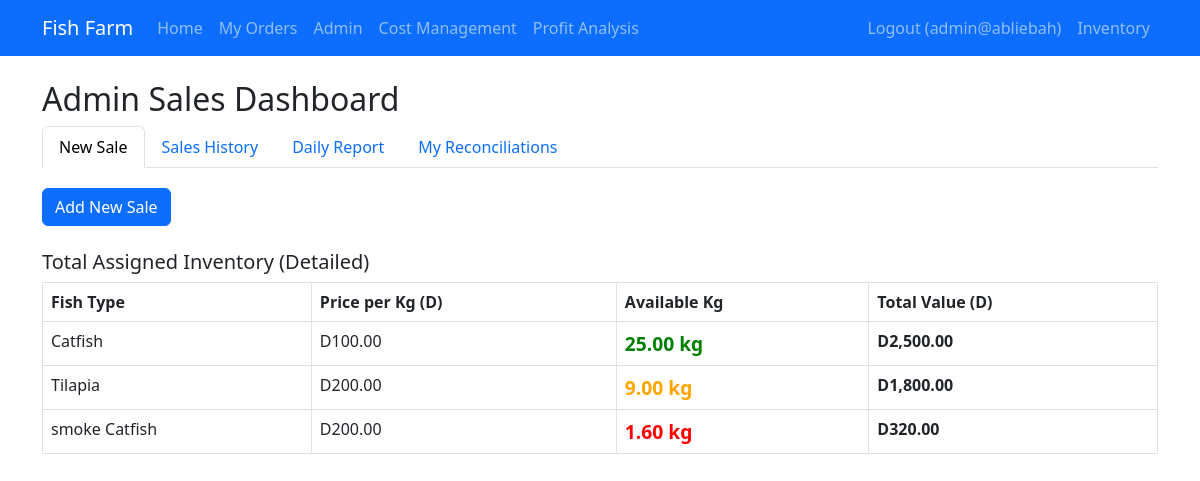
Page /employee_sales.php (signed in) on the committed database.
### tables this page shows
CREATE TABLE `inventory` (
  `id` int(11) NOT NULL,
  `fish_type_id` int(11) NOT NULL,
  `quantity_kg` decimal(10,2) NOT NULL,
  `last_updated` timestamp NOT NULL DEFAULT current_timestamp() ON UPDATE current_timestamp()
);

CREATE TABLE `fish_types` (
  `id` int(11) NOT NULL,
  `name` varchar(50) NOT NULL,
  `description` text DEFAULT NULL,
  `price_per_kg` decimal(10,2) NOT NULL,
  `image_path` varchar(255) DEFAULT NULL
);

### auth.php (called while the page is built, shortened)
<?php
function isLoggedIn()
{
    return isset($_SESSION['user_id']);
}
function isAdmin()
{
    return isLoggedIn() && $_SESSION['role'] === 'admin';
}

### employee_sales.php (the view, shortened to what this page needs)
<?php
require_once 'auth.php';
require_once 'functions.php';
if (isAdmin()) {
    $assignedInventory = $pdo->prepare("
        SELECT ft.id, ft.name, ft.price_per_kg, i.quantity_kg as available_kg
        FROM fish_types ft
        JOIN inventory i ON ft.id = i.fish_type_id
    ");
    $assignedInventory->execute();
}
$fishTypes = $assignedInventory->fetchAll();
include 'navbar.php';
?>
<!DOCTYPE html>
<html lang="en">
<head>
    <link href="https://cdn.jsdelivr.net/npm/bootstrap@5.3.0/dist/css/bootstrap.min.css" rel="stylesheet">
</head>
<body>
    <div class="container mt-4">
        <h2><?= isAdmin() ? 'Admin' : 'Employee' ?> Sales Dashboard</h2>
        <ul class="nav nav-tabs" id="employeeTabs" role="tablist">
            <li class="nav-item" role="presentation">
                <button class="nav-link active" id="new-sale-tab" data-bs-toggle="tab" data-bs-target="#new-sale" type="button" role="tab">New Sale</button>
            </li>
            <li class="nav-item" role="presentation">
                <button class="nav-link" id="sales-tab" data-bs-toggle="tab" data-bs-target="#sales" type="button" role="tab">Sales History</button>
            </li>
            <li class="nav-item" role="presentation">
                <button class="nav-link" id="daily-report-tab" data-bs-toggle="tab" data-bs-target="#daily-report" type="button" role="tab">Daily Report</button>
            </li>
            <li class="nav-item" role="presentation">
                <button class="nav-link" id="reconciliation-tab" data-bs-toggle="tab" data-bs-target="#reconciliation" type="button" role="tab">My Reconciliations</button>
            </li>
        </ul>
        <div class="tab-content" id="employeeTabsContent">
            <div class="tab-pane fade show active" id="new-sale" role="tabpanel">
                <button type="button" class="btn btn-primary" data-bs-toggle="modal" data-bs-target="#salesModal">
                    Add New Sale
                </button>
                <div class="mt-4">
                    <h5>Total Assigned Inventory (Detailed)</h5>
                    <table class="table table-bordered">
                        <thead>
                            <tr>
                                <th>Fish Type</th>
                                <th>Price per Kg (D)</th>
                                <th>Available Kg</th>
                                <th>Total Value (D)</th>
                            </tr>
                        </thead>
                        <tbody>
                            <?php foreach ($fishTypes as $fish): ?>
                                <tr>
                                    <td><?= htmlspecialchars($fish['name']) ?></td>
                                    <td>D<?= number_format($fish['price_per_kg'], 2) ?></td>
                                    <td>
                                        <strong>
                                            <span style="font-size: 1.2rem; color: <?= $fish['available_kg'] > 10 ? 'green' : ($fish['available_kg'] > 5 ? 'orange' : 'red') ?>;">
                                                <?= number_format($fish['available_kg'], 2) ?> kg
                                            </span>
                                        </strong>
                                    </td>
                                    <td><strong>D<?= number_format($fish['price_per_kg'] * $fish['available_kg'], 2) ?></strong></td>
                                </tr>
                            <?php endforeach; ?>
                        </tbody>
                    </table>
                </div>
            </div>
</body>
</html>

### employee_sales.php (style rules this page uses)
.tab-content { padding: 20px 0; }

### rows in the picture
inventory: fish_type.name "Catfish", fish_type.price_per_kg "100.00", quantity_kg "25.00", $fish['price_per_kg'] * $fish['available_kg'] "2,500.00"
inventory: fish_type.name "Tilapia", fish_type.price_per_kg "200.00", quantity_kg "9.00", $fish['price_per_kg'] * $fish['available_kg'] "1,800.00"
inventory: fish_type.name "smoke Catfish", fish_type.price_per_kg "200.00", quantity_kg "1.60", $fish['price_per_kg'] * $fish['available_kg'] "320.00"

### other values in the picture
$_SESSION['username'] "admin@abliebah"
